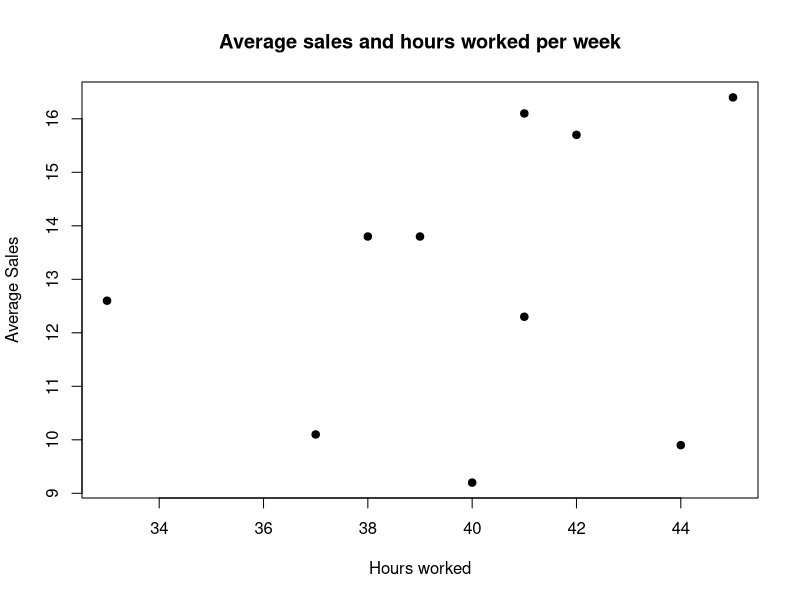
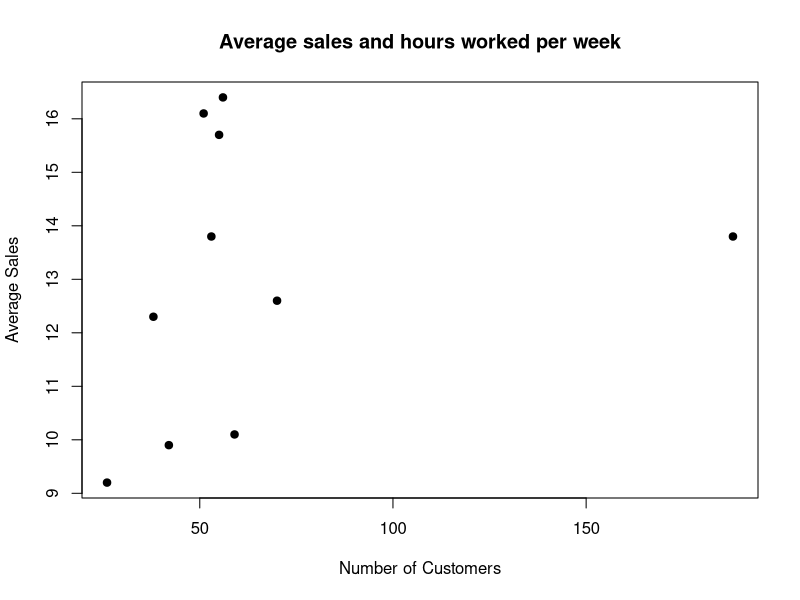
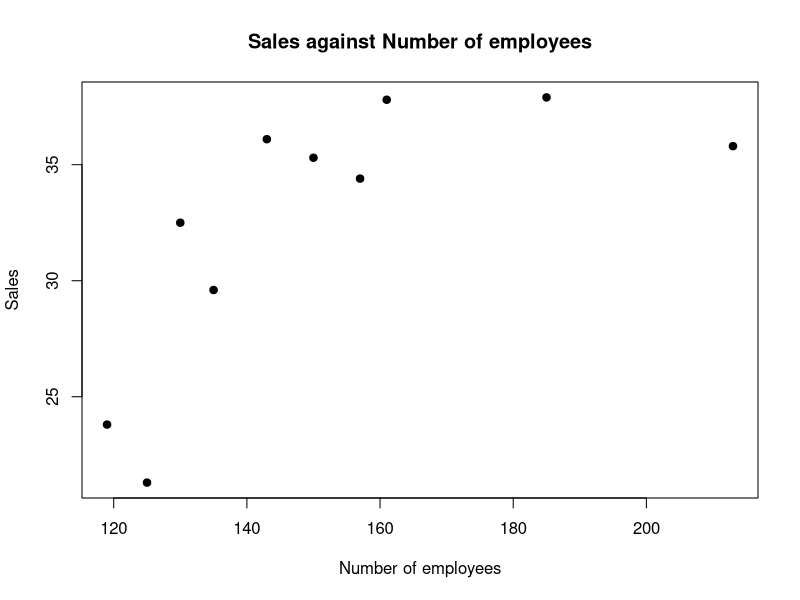
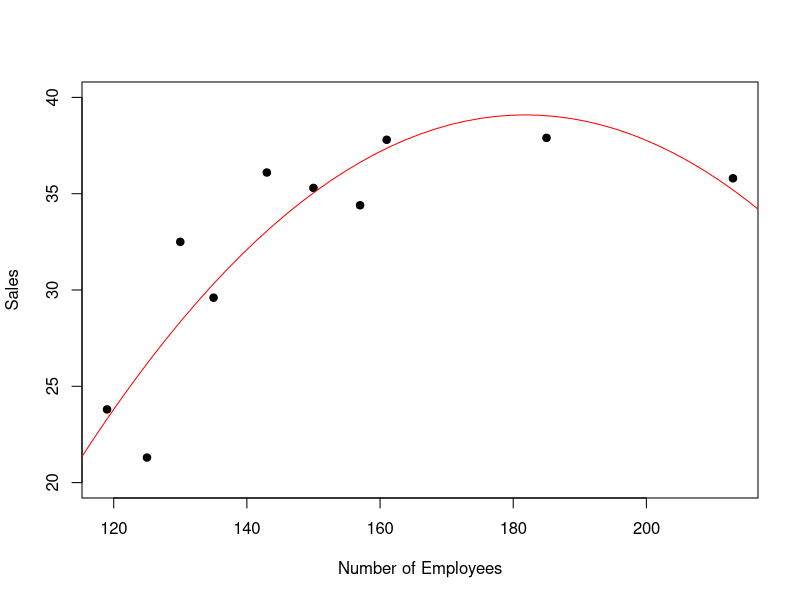

Here is the R script that generated these plots, in order:
## ---- chunk 1
library(tidyverse)
library(caret)
library(leaps)
library(MASS)
## ---- chunk 2
data_part1 <- read.csv('csv/part1.csv', header = TRUE)
# Fit the full model 
full.model_part1 <- lm(Size.of.Purchase...1.000s. ~ ., data=data_part1)
# Stepwise regression model
step.model_part1 <- stepAIC(full.model_part1, direction = "both", trace = FALSE)
summary(step.model_part1)
## ---- chunk 3
data_part2 <- read.csv('csv/part2.csv', header = TRUE)
# split the data into various columns
avg_sales <- data_part2$Average.Sales....million.
hours_work <- data_part2$Hours.Worked.per.Week
no_customer <- data_part2$Number.of.Customers
## ---- chunk 4
plot(hours_work, avg_sales,
     main = "Average sales and hours worked per week",
     ylab = "Average Sales",
     xlab = "Hours worked",
     pch=19)
## ---- chunk 5
plot(no_customer, avg_sales, 
     main = "Average sales and hours worked per week",
     ylab = "Average Sales",
     xlab = "Number of Customers",
     pch=19)
## ---- chunk 6
hours_work_sq <- hours_work ^ 2
no_customer_sq <- no_customer ^ 2 
full.model_part2 <- lm(avg_sales ~ hours_work + no_customer + hours_work_sq + no_customer_sq)
step.model_part2 <- stepAIC(full.model_part2, direction = "both", trace = FALSE)
summary(step.model_part2)
## ---- chunk 7
data_part3 <- read.csv('csv/part3.csv', header = TRUE)

plot(data_part3$Number.of.Employees,
     data_part3$Sales..............million., 
     main = "Sales against Number of employees",
     ylab = "Sales",
     xlab = "Number of employees", pch=19)
## ---- chunk 8
sales <- data_part3$Sales..............million.
no_employees <- data_part3$Number.of.Employees


full.model_part3 <- lm(sales ~ poly(no_employees,2,raw=TRUE))
summary(full.model_part3)
## ---- chunk 9
#generate range of 50 numbers starting from 30 and ending at 160
xx <- seq(110,220, length=50)
plot(no_employees, sales, pch=19,
     xlab="Number of Employees",
     ylab="Sales",
     ylim=c(20,40))
lines(xx, predict(full.model_part3, data.frame(no_employees=xx)), col="red")
